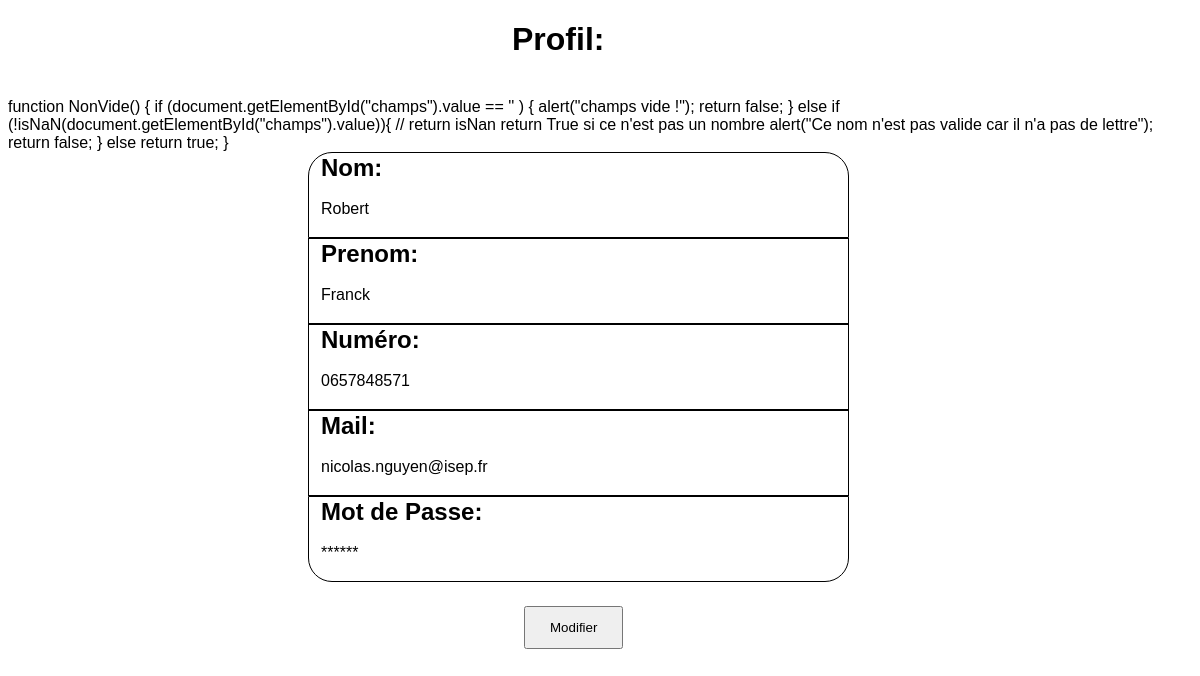
The page /Vue/profil.php on the database its author committed.
### tables this page shows
CREATE TABLE IF NOT EXISTS `utilisateur` (
  `id_utilisateur` int(11) NOT NULL AUTO_INCREMENT,
  `nom` varchar(40) NOT NULL,
  `prenom` varchar(40) NOT NULL,
  `numero` int(10) UNSIGNED ZEROFILL NOT NULL,
  `password` text NOT NULL,
  `type` varchar(200) NOT NULL,
  `mail` varchar(255) NOT NULL,
  `num_principal` int(11) NOT NULL,
  PRIMARY KEY (`id_utilisateur`)
);

### Vue/profil.php (the view, shortened to what this page needs)
<!DOCTYPE html>
<html>
<head>
    <link rel="stylesheet" href="Vue/profil.css"/>
</head>
<body>
<h1>Profil: </h1>
<br>
<?php
try {
    $bdd = new PDO('mysql:host=localhost;dbname=athome;charset=utf8', 'root', '');
} catch (Exception $e) {
    die('Erreur : ' . $e->getMessage());
}
$user = 1;
$reponse = $bdd->prepare('SELECT * FROM utilisateur WHERE id_utilisateur = ? ');
$reponse->execute(array($user));
while ($donnees = $reponse->fetch()) {
    ?>
    <form method="post" action="Vue/liste.php">
        <table class="prof">
            <tr>
                <td id="top"><strong>Nom: </strong><br/><br/>
                    <?php if (isset($_GET['modif'])) {
                        echo '<input type="text" name="nom" />';
                    } else {
                        echo $donnees['nom'];
                    }
                    ?>
                    <br/><br/>
                </td>
            </tr>
            <tr>
                <td><strong> Prenom: </strong> <br/><br/>
                    <?php if (isset($_GET['modif'])) {
                        echo '<input type="text" name="prenom" />';
                    } else {
                        echo $donnees['prenom'];
                    }
                    ?>
                    <br/><br/>
                </td>
            </tr>
            <tr>
                <td><strong> Numéro: </strong><br/><br/>
                    <?php if (isset($_GET['modif'])) {
                        echo '<input type="text" name="numéro" />';
                    } else {
                        echo $donnees['numero'];
                    }
                    ?>
                    <br/><br/>
                </td>
            </tr>
            <tr>
                <td><strong> Mail: </strong> <br/><br/>
                    <?php if (isset($_GET['modif'])) {
                        echo '<input type="text" name="mail" />';
                    } else {
                        echo $donnees['mail'];
                    }
                    ?>
                    <br/><br/>
                </td>
            </tr>
            <tr>
                <td id="bottom"><strong> Mot de Passe: </strong> <br/><br/>
                    <?php if(isset($_GET['modif'])){
                        echo '<input type="text" name="mdp" />';
                    } else {
                        echo '******';
                    } ?>
                    <br/><br/>
                </td>
            </tr>
        </table>
        <input id="bouton" type="submit" value="Modifier">
    </form>
    <?php
}
?>
</body>
</html>

### Vue/profil.css (style rules this page uses)
h1 { font-size: xx-large; margin-left: 42vw; }
.prof strong { font-size: x-large; }
body { font-family:Arial; }
.prof td { border:1px solid black; padding-right: 30vw; padding-left: 1vw; }
#top { border-top-left-radius: 2vw; border-top-right-radius: 2vw; }
#bottom { border-bottom-left-radius: 2vw; border-bottom-right-radius: 2vw; }
.prof { margin-left: 25vw; margin-right: 25vw; border-spacing: 0; }
#bouton { margin-left: 43vw; margin-right: 43vw; margin-top: 2vw; padding-top: 1vw; padding-bottom: 1vw; padding-left: 2vw; padding-right: 2vw; }

### rows shown on the page
utilisateur: nom "Robert", prenom "Franck", numero "0657848571", mail "nicolas.nguyen@isep.fr"
